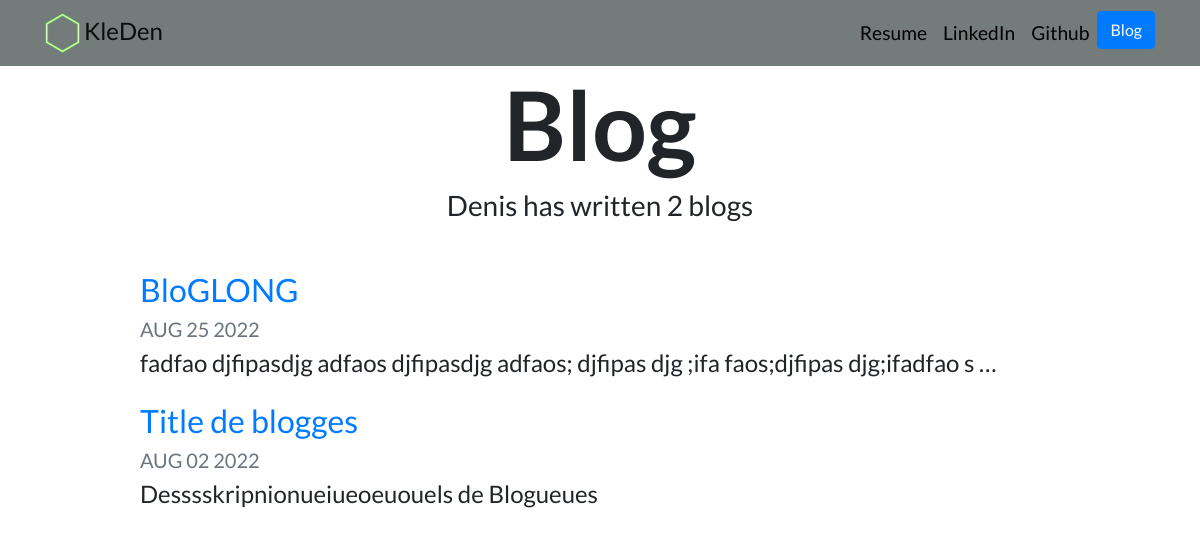
Screenshot of /blog/ with the database file from the repository.
### blog/models.py (models this page shows, shortened)
class Blog(models.Model):
    title = models.CharField(max_length=200)
    description = models.TextField()
    date = models.DateField()

### blog/views.py (the view)
# urls.py: path('', views.all_blogs, name="all_blogs"),
def all_blogs(request):
    blogs = Blog.objects.order_by('-date')
    return render(request, "blog/all_blogs.html", {'blogs':blogs})

### blog/templates/blog/all_blogs.html
{% extends "portfolio/base.html" %}
{% load static %}
{% block content %}
<h1 id="blogtitle" class="font-weight-bold text-center">Blog</h1>
<h3 class="text-center mb-5">Denis has written {{ blogs.count }} blog{{ blogs.count|pluralize }}</h3>
{% for blog in blogs %}
<div class="row justify-content-center my-3">
  <div class="col-md-10">
    <a href="{% url 'blog:detail' blog.id %}">
      <h2>{{ blog.title }}</h2>
    </a>
    <h5 class="text-muted">{{ blog.date|date:'M d Y'|upper }}</h5>
    <h4>{{ blog.description|striptags|truncatechars:100 }}</h4>
  </div>
</div>
{% endfor %}
{% endblock %}

### portfolio/static/portfolio/custom.css (style rules this page uses)
body { font-family: 'Lato', sans-serif; }
#blogtitle { font-size: 6rem; }

### rows the page displays
Blog: title "BloGLONG", date "AUG 25 2022", description "fadfao djfipasdjg adfaos djfipasdjg adfaos; djfipas djg ;ifa faos;djfipas djg;ifadfao s …"
Blog: title "Title de blogges", date "AUG 02 2022", description "Desssskripnionueiueoeuouels de Blogueues"

### other values shown
{{ blogs.count }} "2"
